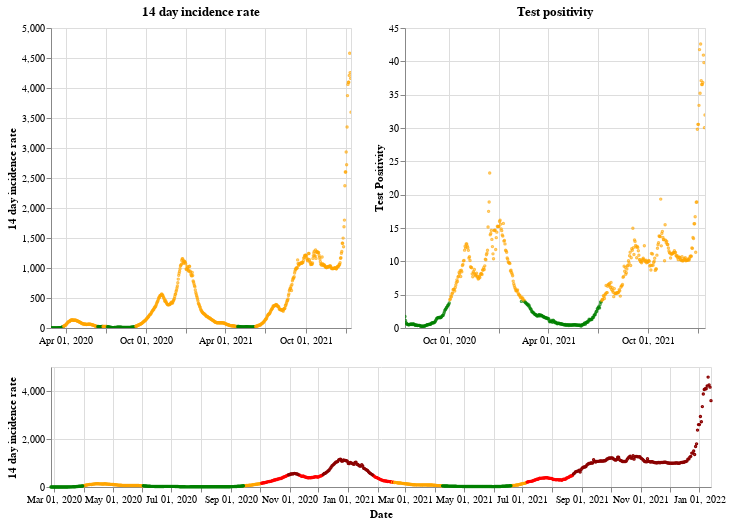

Notebook cell for this chart:
### Markdown cell above
## Wales

### Code cell
plot_traffic_light('Wales')

### Figure 1 — Vega-Lite specification as saved in the notebook (floating-point values rounded to 4 significant figures; data arrays with more than 128 entries replaced by an {"elided": "..."} marker saying what was removed)
{"config": {"view": {"continuousWidth": 400, "continuousHeight": 300}}, "vconcat": [{"hconcat": [{"mark": {"type": "point", "size": 2}, "encoding": {"color": {"condition": {"value": "green", "test": "(datum.twoWeeklyCasesRate <= 25)"}, "value": "orange"}, "tooltip": [{"type": "nominal", "field": "areaName"}, {"type": "temporal", "field": "date"}, {"type": "quantitative", "field": "twoWeeklyCasesRate"}, {"type": "quantitative", "field": "testPositivity"}], "x": {"type": "temporal", "axis": {"title": ""}, "field": "date", "scale": {"domain": {"selection": "DateBrush"}}, "timeUnit": "yearmonthdate"}, "y": {"type": "quantitative", "axis": {"title": "14 day incidence rate"}, "field": "twoWeeklyCasesRate"}}, "title": "14 day incidence rate", "width": 300}, {"mark": {"type": "point", "size": 2}, "encoding": {"color": {"condition": {"value": "green", "test": "(datum.testPositivity <= 4)"}, "value": "orange"}, "tooltip": [{"type": "nominal", "field": "areaName"}, {"type": "temporal", "field": "date"}, {"type": "quantitative", "field": "twoWeeklyCasesRate"}, {"type": "quantitative", "field": "testPositivity"}], "x": {"type": "temporal", "axis": {"title": ""}, "field": "date", "scale": {"domain": {"selection": "DateBrush"}}, "timeUnit": "yearmonthdate"}, "y": {"type": "quantitative", "axis": {"title": "Test Positivity"}, "field": "testPositivity"}}, "title": "Test positivity", "width": 300}]}, {"layer": [{"mark": {"type": "point", "size": 2}, "encoding": {"color": {"condition": {"value": "orange", "test": "(((datum.testPositivity < 4) && (datum.twoWeeklyCasesRate >= 50)) && (datum.twoWeeklyCasesRate < 200))"}, "value": "red"}, "opacity": {"condition": {"value": 1, "test": "((datum.twoWeeklyCasesRate >= 50) && (datum.twoWeeklyCasesRate < 500))"}, "value": 0}, "tooltip": [{"type": "nominal", "field": "areaName"}, {"type": "temporal", "field": "date"}, {"type": "quantitative", "field": "twoWeeklyCasesRate"}, {"type": "quantitative", "field": "testPositivity"}], "x": {"type": "temporal", "axis": {"title": "Date"}, "field": "date", "timeUnit": "yearmonthdate"}, "y": {"type": "quantitative", "axis": {"title": "14 day incidence rate"}, "field": "twoWeeklyCasesRate"}}, "selection": {"DateBrush": {"type": "interval", "encodings": ["x"], "fields": ["Time"]}}}, {"mark": {"type": "point", "size": 2}, "encoding": {"color": {"value": "darkred"}, "opacity": {"condition": {"value": 1, "test": "(datum.twoWeeklyCasesRate >= 500)"}, "value": 0}, "tooltip": [{"type": "nominal", "field": "areaName"}, {"type": "temporal", "field": "date"}, {"type": "quantitative", "field": "twoWeeklyCasesRate"}, {"type": "quantitative", "field": "testPositivity"}], "x": {"type": "temporal", "axis": {"title": "Date"}, "field": "date", "timeUnit": "yearmonthdate"}, "y": {"type": "quantitative", "axis": {"title": "14 day incidence rate"}, "field": "twoWeeklyCasesRate"}}}, {"mark": {"type": "point", "size": 2}, "encoding": {"color": {"condition": {"value": "green", "test": "((datum.testPositivity < 4) && (datum.twoWeeklyCasesRate < 50))"}, "value": "orange"}, "opacity": {"condition": {"value": 1, "test": "(datum.twoWeeklyCasesRate < 50)"}, "value": 0}, "tooltip": [{"type": "nominal", "field": "areaName"}, {"type": "temporal", "field": "date"}, {"type": "quantitative", "field": "twoWeeklyCasesRate"}, {"type": "quantitative", "field": "testPositivity"}], "x": {"type": "temporal", "axis": {"title": "Date"}, "field": "date", "timeUnit": "yearmonthdate"}, "y": {"type": "quantitative", "axis": {"title": "14 day incidence rate"}, "field": "twoWeeklyCasesRate"}}}], "height": 120, "width": 660}], "data": {"name": "data-e0d6d13f8ec0a8efe64a7cc5e1534c45"}, "$schema": "https://vega.github.io/schema/vega-lite/v4.8.1.json", "datasets": {"data-e0d6d13f8ec0a8efe64a7cc5e1534c45": {"elided": "687 records"}}}
